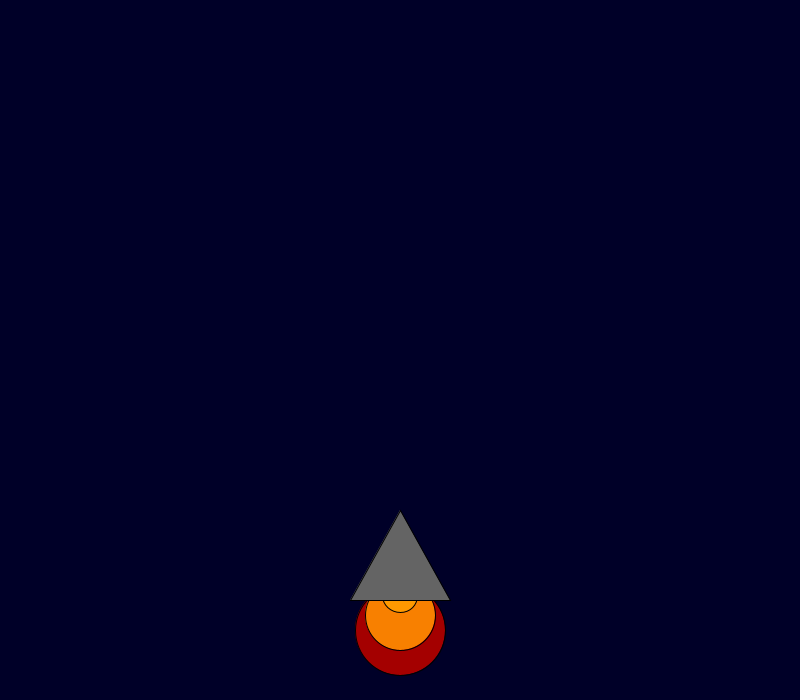
Frame 1 (no input)
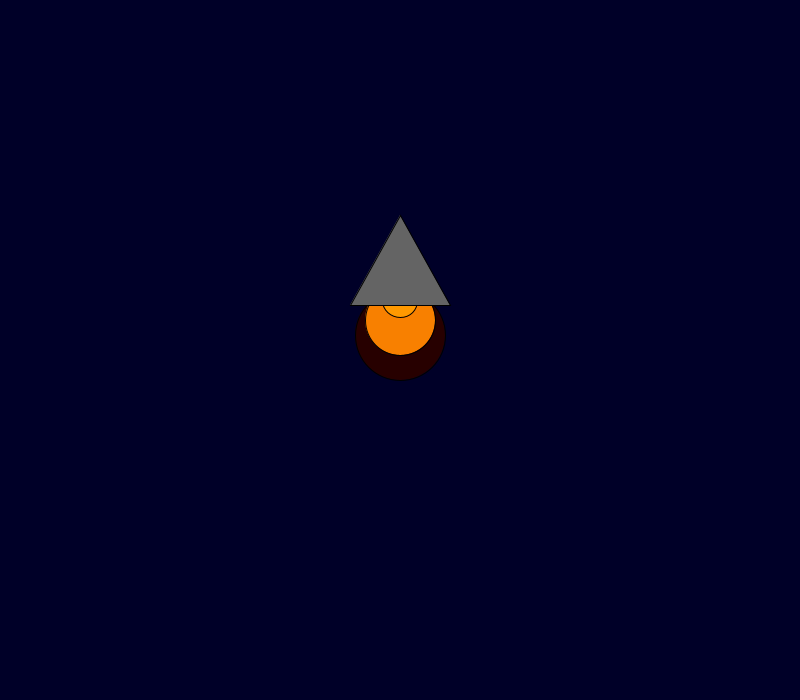
Frame 60 (the mouse pressed at the canvas centre just before this capture)
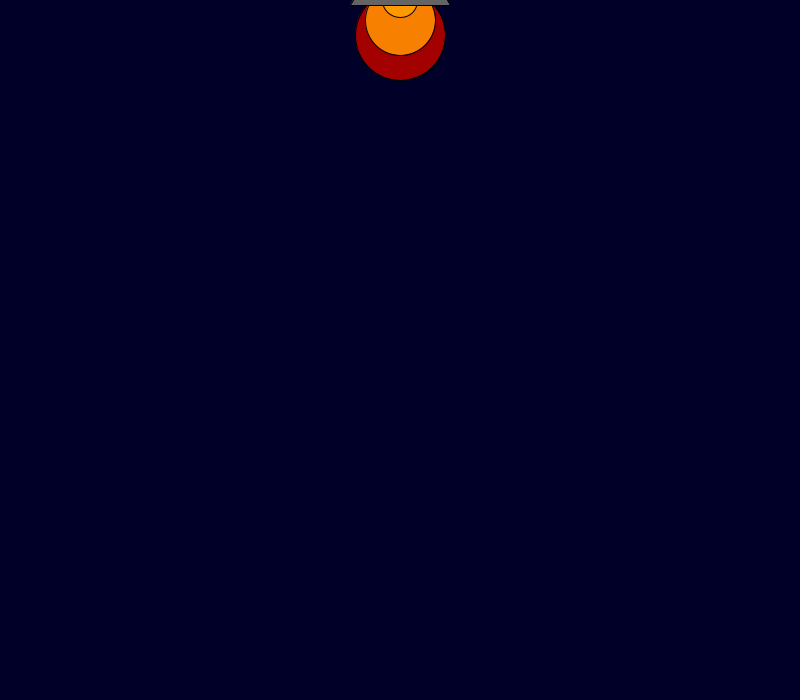
Frame 120 (the mouse held since frame 60 and released just before this capture)

The Processing sketch that drew these frames (run headless with seeded random() and noise(); from frame 60 on, the mouse is pressed at the canvas centre):

// Processing sketch: rocket_ship
// ── rocket_ship.pde
int x = 400; 
int y = 500; 

void setup() {
size(800, 700);

    
}

void draw() {
  background(0, 0, 40); 
    fill(random(255), 0, 0);
    ellipse(x, y + 130, 90, 90);
    fill(248, 128, 0);
    ellipse(x, y + 115, 70, 70);
    fill(255, 153, 0);
    ellipse(x, y + 95, 35, 35);
    fill(100, 100, 100);
    triangle(x, y + 10, x + 50, y + 100, x - 50, y + 100);
y=y-5;

}
